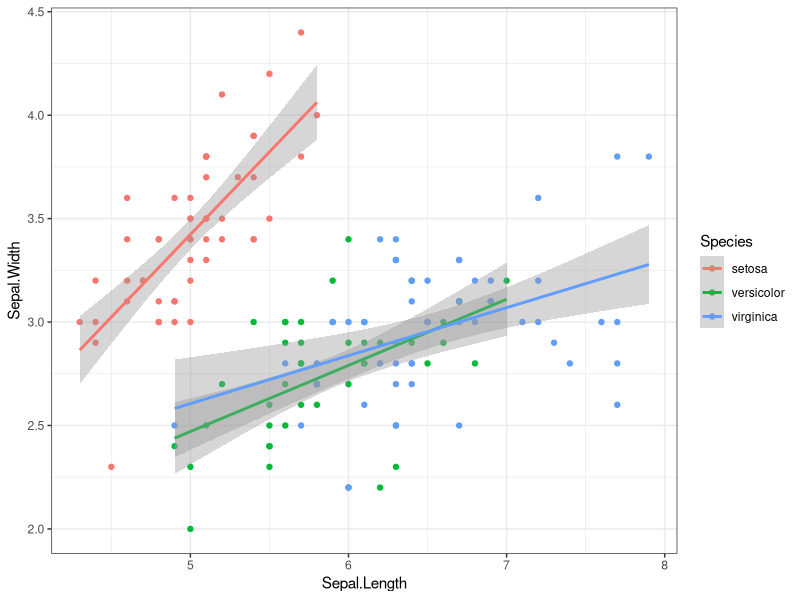
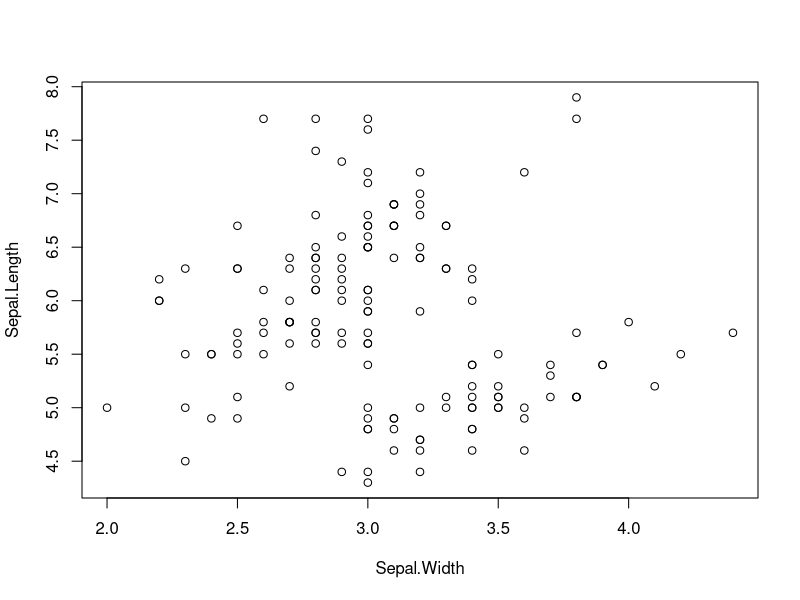
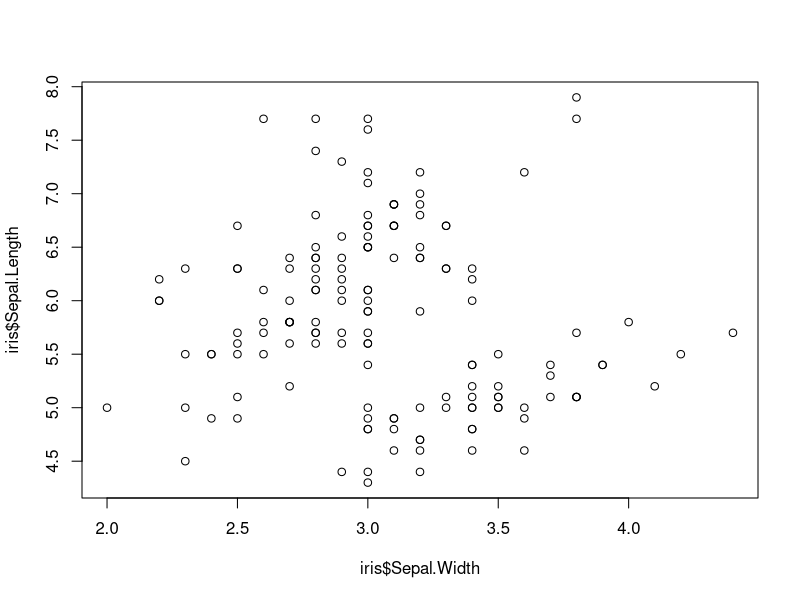
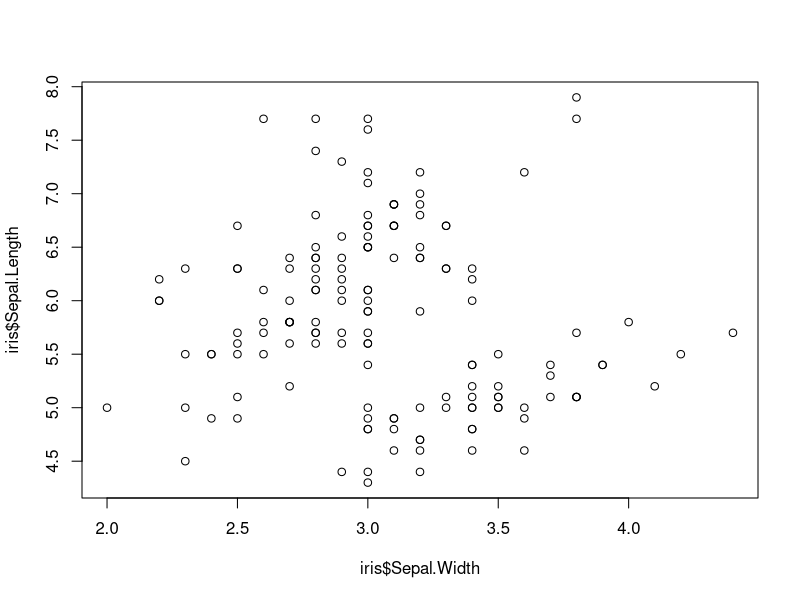
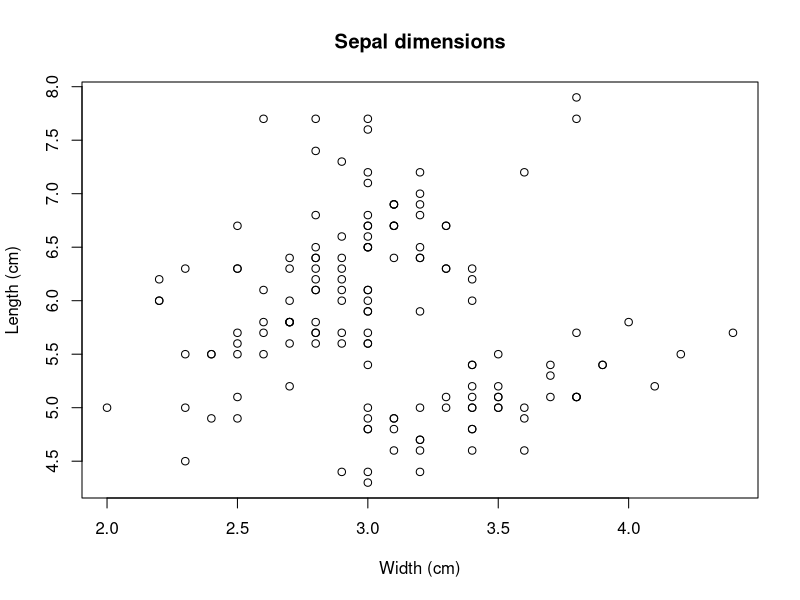
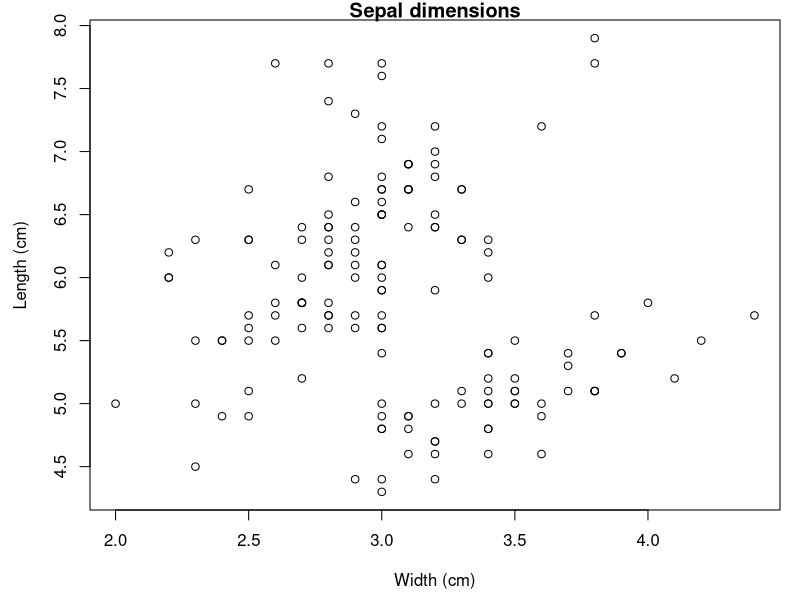
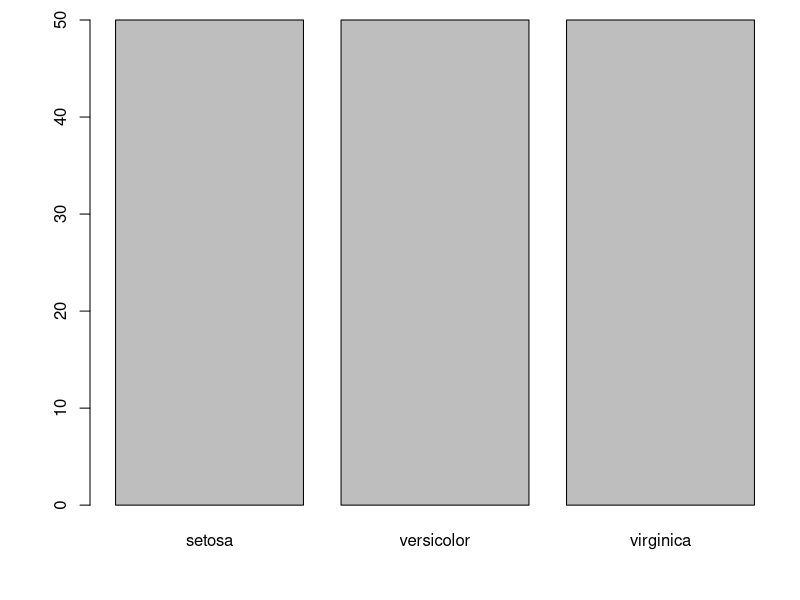
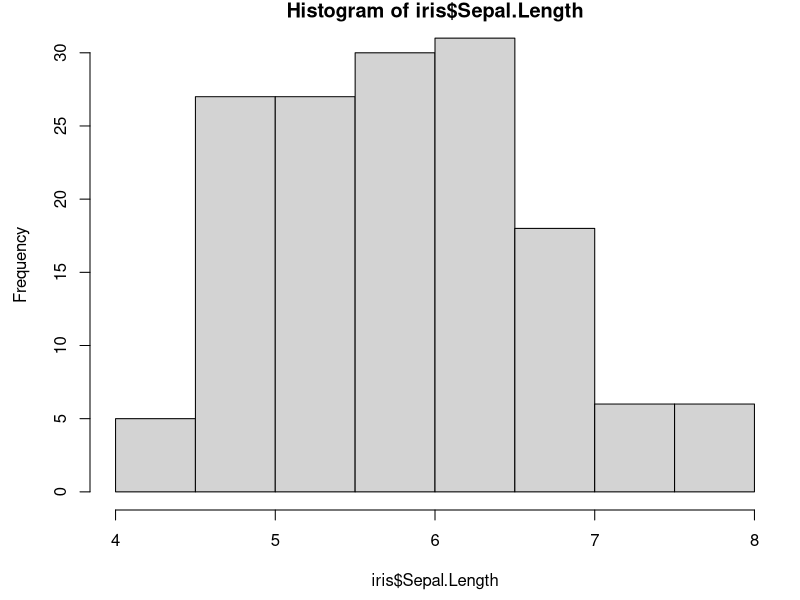

Generate these figures, in order, with R:
## ----setup, echo = FALSE, message = F, warning = F-----------------------
library(tidyverse)

# chunk options
knitr::opts_chunk$set(warning = FALSE, message = FALSE, dpi = 300, fig.align = 'center', out.width = '700px')

# chunk hook
knitr::knit_hooks$set(
  small.mar = function(before = FALSE, options, envir) {
    if (before) par(mar = c(4, 4, .5, .5))  # smaller margin on top and right
    }, 
  def.mar = function(before, options, envir) {
    if (before) par(mar = c(5, 4, 4, 2))
    }
  )


## ----fig.width = 8, fig.height = 4.5, out.width = '800px', echo = F------
data(iris)
ggplot(iris, aes(x = Sepal.Length, y = Sepal.Width, color = Species, group = Species)) + 
  geom_point() + 
  geom_smooth(method = 'lm') + 
  theme_bw()

## ------------------------------------------------------------------------
data(iris)
str(iris)

## ------------------------------------------------------------------------
data(iris)
head(iris)

## ---- fig.width = 6, fig.height = 4.5, eval = F--------------------------
## plot(Sepal.Length ~ Sepal.Width, data = iris)

## ---- fig.width = 5, fig.height = 4, small.mar = TRUE--------------------
plot(Sepal.Length ~ Sepal.Width, data = iris)

## ---- fig.width = 5, fig.height = 4, eval = F----------------------------
## plot(iris$Sepal.Width, iris$Sepal.Length)

## ---- fig.width = 6, fig.height = 4.5, eval = F--------------------------
## plot(Sepal.Length ~ Sepal.Width, data = iris)

## ---- fig.width = 5, fig.height = 4, eval = T, out.width = '600px', small.mar = T----
plot(iris$Sepal.Width, iris$Sepal.Length)

## ---- fig.width = 5, fig.height = 4, eval = T, out.width = '600px', small.mar = T----
plot(iris$Sepal.Width, iris$Sepal.Length)

## ---- fig.width = 5, fig.height = 4, eval = T, out.width = '600px', def.mar = T----
plot(iris$Sepal.Width, iris$Sepal.Length, xlab = 'Width (cm)', ylab = 'Length (cm)', main = 'Sepal dimensions')

## ---- fig.width = 5, fig.height = 4, eval = T, out.width = '600px'-------
par(mar = c(4.5, 4.5, 1, 1))
plot(iris$Sepal.Width, iris$Sepal.Length, xlab = 'Width (cm)', ylab = 'Length (cm)', main = 'Sepal dimensions')

## ---- fig.width = 5, fig.height = 4, small.par = T-----------------------
barplot(table(iris$Species))

## ---- fig.width = 5, fig.height = 4, small.par = T-----------------------
hist(iris$Sepal.Length)

## ---- fig.width = 5, fig.height = 4, small.par = T-----------------------
boxplot(Sepal.Length ~ Species, data = iris)

## ---- fig.width = 5, fig.height = 4, small.par = T-----------------------
pairs(iris)

## ---- eval = F-----------------------------------------------------------
## install.packages('tidyverse')
## library(tidyverse)

## ------------------------------------------------------------------------
loadedNamespaces()

## ------------------------------------------------------------------------
head(iris)

## ---- eval = F-----------------------------------------------------------
## ggplot(data = iris, aes(x = Sepal.Width, y = Sepal.Length))

## ------------------------------------------------------------------------
aes(x = Sepal.Width, y = Sepal.Length)

## ---- fig.width = 5, fig.height = 3--------------------------------------
ggplot(data = iris, aes(x = Sepal.Width, y = Sepal.Length))

## ---- fig.width = 5, fig.height = 3--------------------------------------
ggplot(data = iris, aes(x = Sepal.Width, y = Sepal.Length)) +
  geom_point()

## ---- eval = F-----------------------------------------------------------
## ggplot(data = iris, aes(x = Sepal.Width, y = Sepal.Length)) +
##   geom_point()

## ---- fig.width = 5, fig.height = 3.5------------------------------------
ggplot(data = iris, aes(x = Sepal.Width, y = Sepal.Length)) +
  geom_line()

## ---- fig.width = 5, fig.height = 3.5------------------------------------
ggplot(data = iris, aes(x = Sepal.Width, y = Sepal.Length)) +
  geom_count()

## ---- fig.width = 5, fig.height = 3.5------------------------------------
ggplot(data = iris, aes(x = Sepal.Width, y = Sepal.Length)) +
  geom_density_2d()

## ----eval = F------------------------------------------------------------
## ggplot(data = iris, aes(x = Sepal.Width, y = Sepal.Length)) +
##   geom_linerange()

## ----eval = F------------------------------------------------------------
## ?geom_linerange

## ----eval = F------------------------------------------------------------
## ?geom_point

## ---- fig.width = 5, fig.height = 3.5------------------------------------
ggplot(data = iris, aes(x = Sepal.Width, y = Sepal.Length, 
                        colour = Species)) +
  geom_point()

## ---- fig.width = 5, fig.height = 3.5------------------------------------
ggplot(data = iris, aes(x = Sepal.Width, y = Sepal.Length, 
                        colour = Species, size = Sepal.Width)) +
  geom_point()

## ---- fig.width = 5, fig.height = 3.5------------------------------------
ggplot(data = iris, aes(x = Sepal.Width, y = Sepal.Length, 
                        colour = Species, size = Species)) +
  geom_point()

## ---- eval = F-----------------------------------------------------------
## ggplot(data = iris, aes(x = Sepal.Width, y = Sepal.Length,
##                         colour = Species)) +
##   geom_point()

## ------------------------------------------------------------------------
p <- ggplot(data = iris, aes(x = Sepal.Width, y = Sepal.Length, 
                             colour = Species)) +
  geom_point()
class(p)

## ---- fig.width = 5, fig.height = 3.5------------------------------------
p <- p + xlab('Width (cm)') + ylab('Length (cm)') +
  ggtitle('Iris sepal dimensions')
p

## ---- fig.width = 5, fig.height = 3.5------------------------------------
p <- p + scale_colour_manual(values = c('red', 'blue', 'green'))
p

## ---- eval = F-----------------------------------------------------------
## ggplot(data = iris, aes(x = Sepal.Width, y = Sepal.Length,
##                              colour = Species)
##        ) +
##   geom_point() +
##   xlab('Width (cm)') + ylab('Length (cm)') +
##   ggtitle('Iris sepal dimensions') +
##   scale_colour_manual(values = c('red', 'blue', 'green'))

## ---- fig.width = 5, fig.height = 3.5------------------------------------
p <- p + theme(legend.position = 'top')
p

## ---- fig.width = 5, fig.height = 3.5------------------------------------
p <- p + theme(
  panel.grid.major = element_blank(), 
  panel.grid.minor = element_blank()
)
p

## ---- fig.width = 5, fig.height = 3.5------------------------------------
p <- p + theme(panel.background = element_rect(fill = 'white'))
p

## ---- eval = F-----------------------------------------------------------
## ?theme

## ---- fig.width = 5, fig.height = 3.5------------------------------------
p <- p + theme_bw()
p

## ---- fig.width = 5, fig.height = 3.5------------------------------------
p <- p + theme_bw(base_size = 10, base_family = 'serif')
p

## ---- fig.width = 5, fig.height = 3.5------------------------------------
p + geom_smooth()

## ---- fig.width = 5, fig.height = 3.5------------------------------------
p <- p + geom_smooth(method = 'lm')
p

## ---- eval = F-----------------------------------------------------------
## ggplot(data = iris, aes(x = Sepal.Width, y = Sepal.Length,
##                              colour = Species)
##        ) +
##   geom_point() +
##   xlab('Width (cm)') + ylab('Length (cm)') +
##   ggtitle('Iris sepal dimensions') +
##   scale_colour_manual(values = c('red', 'blue', 'green')) +
##   theme_bw(base_size = 10, base_family = 'serif') +
##   geom_smooth(method = 'lm')

## ---- fig.width = 5, fig.height = 3.5------------------------------------
p <- ggplot(data = iris, aes(x = Sepal.Width, y = Sepal.Length)
       ) +
  geom_point(aes(colour = Species)) +
  xlab('Width (cm)') + ylab('Length (cm)') +
  ggtitle('Iris sepal dimensions') +
  scale_colour_manual(values = c('red', 'blue', 'green')) + 
  theme_bw(base_size = 10, base_family = 'serif') + 
  geom_smooth(method = 'lm')

## ---- fig.width = 5, fig.height = 3.5------------------------------------
p

## ---- fig.width = 5, fig.height = 3.5------------------------------------
p <- ggplot(data = iris, aes(x = Sepal.Width, y = Sepal.Length)
       ) +
  geom_point(aes(colour = Species)) +
  xlab('Width (cm)') + ylab('Length (cm)') +
  ggtitle('Iris sepal dimensions') +
  scale_colour_manual(values = c('red', 'blue', 'green')) + 
  theme_bw(base_size = 10, base_family = 'serif') + 
  geom_smooth(method = 'lm')

## ---- fig.width = 5, fig.height = 3.5------------------------------------
p <- ggplot(data = iris) +
  geom_point(aes(x = Sepal.Width, y = Sepal.Length, 
                 colour = Species)) +
  xlab('Width (cm)') + ylab('Length (cm)') +
  ggtitle('Iris sepal dimensions') +
  scale_colour_manual(values = c('red', 'blue', 'green')) + 
  theme_bw(base_size = 10, base_family = 'serif') + 
  geom_smooth(method = 'lm')

## ---- fig.width = 5, fig.height = 3--------------------------------------
ggplot(data = iris, aes(x = Species, y = Petal.Width)) + 
  geom_boxplot() + 
  theme_bw()

## ---- fig.width = 5, fig.height = 3.5------------------------------------
toplo <- group_by(iris, Species) %>% 
  summarise(
    ave = mean(Petal.Width), 
    std = sd(Petal.Width)
    )
toplo

## ---- fig.width = 5, fig.height = 3--------------------------------------
ggplot(toplo, aes(x = Species, y = ave)) + 
  geom_bar(stat = 'identity') + 
  geom_errorbar(aes(ymin = ave - std, ymax = ave + std)) + 
  theme_bw()

